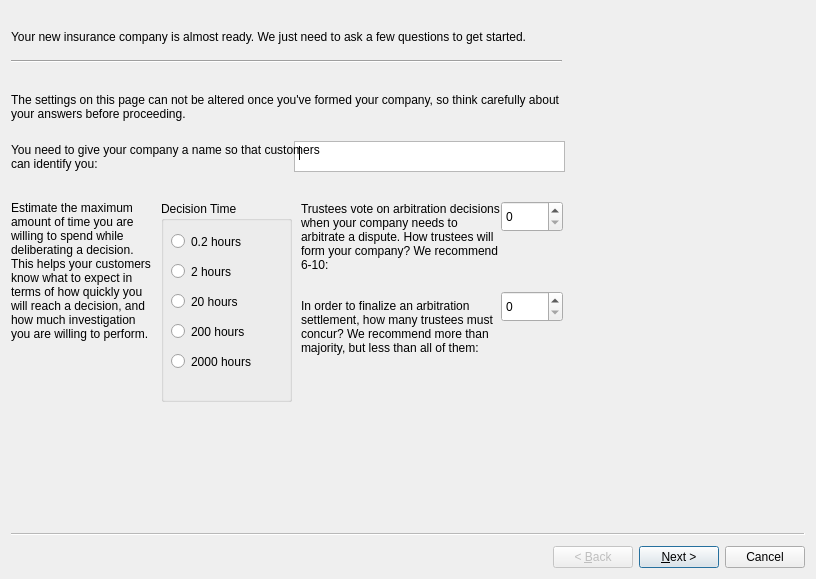
<?xml version="1.0" encoding="UTF-8"?>
<ui version="4.0">
 <class>CreateInsuranceCompany</class>
 <widget class="QWizard" name="CreateInsuranceCompany">
  <property name="geometry">
   <rect>
    <x>0</x>
    <y>0</y>
    <width>816</width>
    <height>579</height>
   </rect>
  </property>
  <property name="windowTitle">
   <string>Wizard</string>
  </property>
  <widget class="QWizardPage" name="immutableSettings">
   <widget class="QTextEdit" name="nameText">
    <property name="geometry">
     <rect>
      <x>283</x>
      <y>130</y>
      <width>271</width>
      <height>31</height>
     </rect>
    </property>
   </widget>
   <widget class="QLabel" name="introImmutableLabel">
    <property name="geometry">
     <rect>
      <x>0</x>
      <y>0</y>
      <width>551</width>
      <height>51</height>
     </rect>
    </property>
    <property name="text">
     <string>Your new insurance company is almost ready. We just need to ask a few questions to get started.</string>
    </property>
    <property name="wordWrap">
     <bool>true</bool>
    </property>
   </widget>
   <widget class="Line" name="immutableLine">
    <property name="geometry">
     <rect>
      <x>0</x>
      <y>40</y>
      <width>551</width>
      <height>21</height>
     </rect>
    </property>
    <property name="orientation">
     <enum>Qt::Horizontal</enum>
    </property>
   </widget>
   <widget class="QLabel" name="immutableLabel">
    <property name="geometry">
     <rect>
      <x>0</x>
      <y>80</y>
      <width>551</width>
      <height>31</height>
     </rect>
    </property>
    <property name="text">
     <string>The settings on this page can not be altered once you've formed your company, so think carefully about your answers before proceeding.</string>
    </property>
    <property name="wordWrap">
     <bool>true</bool>
    </property>
   </widget>
   <widget class="QLabel" name="nameLabel">
    <property name="geometry">
     <rect>
      <x>0</x>
      <y>130</y>
      <width>331</width>
      <height>31</height>
     </rect>
    </property>
    <property name="text">
     <string>You need to give your company a name so that customers can identify you:</string>
    </property>
    <property name="wordWrap">
     <bool>true</bool>
    </property>
   </widget>
   <widget class="QDoubleSpinBox" name="trusteeSpin">
    <property name="geometry">
     <rect>
      <x>490</x>
      <y>190</y>
      <width>62</width>
      <height>31</height>
     </rect>
    </property>
    <property name="decimals">
     <number>0</number>
    </property>
   </widget>
   <widget class="QLabel" name="trusteeLabel">
    <property name="geometry">
     <rect>
      <x>290</x>
      <y>190</y>
      <width>201</width>
      <height>71</height>
     </rect>
    </property>
    <property name="text">
     <string>Trustees vote on arbitration decisions when your company needs to arbitrate a dispute. How trustees will form your company? We recommend 6-10:</string>
    </property>
    <property name="wordWrap">
     <bool>true</bool>
    </property>
   </widget>
   <widget class="QDoubleSpinBox" name="multisigSpin">
    <property name="geometry">
     <rect>
      <x>490</x>
      <y>280</y>
      <width>62</width>
      <height>31</height>
     </rect>
    </property>
    <property name="decimals">
     <number>0</number>
    </property>
   </widget>
   <widget class="QLabel" name="multisigLabel">
    <property name="geometry">
     <rect>
      <x>290</x>
      <y>280</y>
      <width>201</width>
      <height>71</height>
     </rect>
    </property>
    <property name="text">
     <string>In order to finalize an arbitration settlement, how many trustees must concur? We recommend more than majority, but less than all of them:</string>
    </property>
    <property name="wordWrap">
     <bool>true</bool>
    </property>
   </widget>
   <widget class="QGroupBox" name="decisionTimeGroup">
    <property name="geometry">
     <rect>
      <x>150</x>
      <y>190</y>
      <width>131</width>
      <height>201</height>
     </rect>
    </property>
    <property name="title">
     <string>Decision Time</string>
    </property>
    <property name="checkable">
     <bool>false</bool>
    </property>
    <widget class="QRadioButton" name="time_neg1">
     <property name="geometry">
      <rect>
       <x>10</x>
       <y>30</y>
       <width>93</width>
       <height>21</height>
      </rect>
     </property>
     <property name="text">
      <string>0.2 hours</string>
     </property>
    </widget>
    <widget class="QRadioButton" name="time_0">
     <property name="geometry">
      <rect>
       <x>10</x>
       <y>60</y>
       <width>93</width>
       <height>21</height>
      </rect>
     </property>
     <property name="text">
      <string>2 hours</string>
     </property>
    </widget>
    <widget class="QRadioButton" name="time_1">
     <property name="geometry">
      <rect>
       <x>10</x>
       <y>90</y>
       <width>93</width>
       <height>21</height>
      </rect>
     </property>
     <property name="text">
      <string>20 hours</string>
     </property>
    </widget>
    <widget class="QRadioButton" name="time_2">
     <property name="geometry">
      <rect>
       <x>10</x>
       <y>120</y>
       <width>93</width>
       <height>21</height>
      </rect>
     </property>
     <property name="text">
      <string>200 hours</string>
     </property>
    </widget>
    <widget class="QRadioButton" name="time_3">
     <property name="geometry">
      <rect>
       <x>10</x>
       <y>150</y>
       <width>93</width>
       <height>21</height>
      </rect>
     </property>
     <property name="text">
      <string>2000 hours</string>
     </property>
    </widget>
   </widget>
   <widget class="QLabel" name="decisionTimeLabel">
    <property name="geometry">
     <rect>
      <x>0</x>
      <y>190</y>
      <width>141</width>
      <height>201</height>
     </rect>
    </property>
    <property name="text">
     <string>Estimate the maximum amount of time you are willing to spend while deliberating a decision. This helps your customers know what to expect in terms of how quickly you will reach a decision, and how much investigation you are willing to perform.</string>
    </property>
    <property name="alignment">
     <set>Qt::AlignLeading|Qt::AlignLeft|Qt::AlignTop</set>
    </property>
    <property name="wordWrap">
     <bool>true</bool>
    </property>
   </widget>
  </widget>
  <widget class="QWizardPage" name="mutableSettings">
   <widget class="QLabel" name="introMutableLabel">
    <property name="geometry">
     <rect>
      <x>0</x>
      <y>0</y>
      <width>541</width>
      <height>51</height>
     </rect>
    </property>
    <property name="text">
     <string>The answer to these questions will show up in directory listings, if you choose to advertise your company to the public. This helps customers find insurnace companies which offer the services they are looking for.</string>
    </property>
    <property name="wordWrap">
     <bool>true</bool>
    </property>
   </widget>
   <widget class="Line" name="mutableLine">
    <property name="geometry">
     <rect>
      <x>0</x>
      <y>50</y>
      <width>531</width>
      <height>16</height>
     </rect>
    </property>
    <property name="orientation">
     <enum>Qt::Horizontal</enum>
    </property>
   </widget>
   <widget class="QLabel" name="mutableLabel">
    <property name="geometry">
     <rect>
      <x>0</x>
      <y>70</y>
      <width>541</width>
      <height>51</height>
     </rect>
    </property>
    <property name="text">
     <string>The settings here can be changed at any time after you form your company.</string>
    </property>
    <property name="wordWrap">
     <bool>true</bool>
    </property>
   </widget>
   <widget class="QGroupBox" name="lawTypeGroup">
    <property name="geometry">
     <rect>
      <x>130</x>
      <y>120</y>
      <width>131</width>
      <height>181</height>
     </rect>
    </property>
    <property name="title">
     <string>Law Standard</string>
    </property>
    <property name="checkable">
     <bool>false</bool>
    </property>
    <widget class="QCheckBox" name="commonLawCheck">
     <property name="geometry">
      <rect>
       <x>10</x>
       <y>30</y>
       <width>111</width>
       <height>21</height>
      </rect>
     </property>
     <property name="text">
      <string>Common law</string>
     </property>
    </widget>
    <widget class="QCheckBox" name="civilLawCheck">
     <property name="geometry">
      <rect>
       <x>10</x>
       <y>60</y>
       <width>111</width>
       <height>21</height>
      </rect>
     </property>
     <property name="text">
      <string>Civil law</string>
     </property>
    </widget>
    <widget class="QCheckBox" name="canonLawCheck">
     <property name="geometry">
      <rect>
       <x>10</x>
       <y>90</y>
       <width>111</width>
       <height>21</height>
      </rect>
     </property>
     <property name="text">
      <string>Canon law</string>
     </property>
    </widget>
    <widget class="QCheckBox" name="halakhaCheck">
     <property name="geometry">
      <rect>
       <x>10</x>
       <y>120</y>
       <width>111</width>
       <height>21</height>
      </rect>
     </property>
     <property name="text">
      <string>Halakha</string>
     </property>
    </widget>
    <widget class="QCheckBox" name="shariaCheck">
     <property name="geometry">
      <rect>
       <x>10</x>
       <y>150</y>
       <width>111</width>
       <height>21</height>
      </rect>
     </property>
     <property name="text">
      <string>Sharia</string>
     </property>
    </widget>
   </widget>
   <widget class="QLabel" name="lawTypeLabel">
    <property name="geometry">
     <rect>
      <x>0</x>
      <y>120</y>
      <width>131</width>
      <height>171</height>
     </rect>
    </property>
    <property name="text">
     <string>Use this box to indicate the legal theory your company will use to make arbitration decisions. If you're not sure what to choose, you probably want Common law.</string>
    </property>
    <property name="alignment">
     <set>Qt::AlignLeading|Qt::AlignLeft|Qt::AlignTop</set>
    </property>
    <property name="wordWrap">
     <bool>true</bool>
    </property>
   </widget>
   <widget class="QLabel" name="commissionLabel">
    <property name="geometry">
     <rect>
      <x>20</x>
      <y>320</y>
      <width>441</width>
      <height>31</height>
     </rect>
    </property>
    <property name="text">
     <string>What comission will your company charge on a per-contract basis?</string>
    </property>
    <property name="wordWrap">
     <bool>true</bool>
    </property>
   </widget>
   <widget class="QDoubleSpinBox" name="commissionSpin">
    <property name="geometry">
     <rect>
      <x>470</x>
      <y>320</y>
      <width>62</width>
      <height>31</height>
     </rect>
    </property>
    <property name="suffix">
     <string comment="%"/>
    </property>
    <property name="decimals">
     <number>2</number>
    </property>
    <property name="maximum">
     <double>100.000000000000000</double>
    </property>
    <property name="singleStep">
     <double>0.100000000000000</double>
    </property>
   </widget>
   <widget class="QGroupBox" name="allowedCurrenciesGroup">
    <property name="geometry">
     <rect>
      <x>410</x>
      <y>120</y>
      <width>131</width>
      <height>181</height>
     </rect>
    </property>
    <property name="title">
     <string>Contract Currencies</string>
    </property>
    <property name="checkable">
     <bool>false</bool>
    </property>
    <widget class="QCheckBox" name="bitcoinCheck">
     <property name="geometry">
      <rect>
       <x>10</x>
       <y>30</y>
       <width>111</width>
       <height>21</height>
      </rect>
     </property>
     <property name="text">
      <string>Bitcoin</string>
     </property>
    </widget>
    <widget class="QCheckBox" name="dollarCheck">
     <property name="geometry">
      <rect>
       <x>10</x>
       <y>60</y>
       <width>111</width>
       <height>21</height>
      </rect>
     </property>
     <property name="text">
      <string>Dollar</string>
     </property>
    </widget>
    <widget class="QCheckBox" name="euroCheck">
     <property name="geometry">
      <rect>
       <x>10</x>
       <y>90</y>
       <width>111</width>
       <height>21</height>
      </rect>
     </property>
     <property name="text">
      <string>Euro</string>
     </property>
    </widget>
    <widget class="QCheckBox" name="yuanCheck">
     <property name="geometry">
      <rect>
       <x>10</x>
       <y>120</y>
       <width>111</width>
       <height>21</height>
      </rect>
     </property>
     <property name="text">
      <string>Yuan</string>
     </property>
    </widget>
    <widget class="QCheckBox" name="goldCheck">
     <property name="geometry">
      <rect>
       <x>10</x>
       <y>150</y>
       <width>111</width>
       <height>21</height>
      </rect>
     </property>
     <property name="text">
      <string>Gold</string>
     </property>
    </widget>
   </widget>
   <widget class="QLabel" name="lawTypeLabel_2">
    <property name="geometry">
     <rect>
      <x>270</x>
      <y>120</y>
      <width>131</width>
      <height>171</height>
     </rect>
    </property>
    <property name="text">
     <string>When your customers want to insure a contract, what currencies are they allowed to use?</string>
    </property>
    <property name="alignment">
     <set>Qt::AlignLeading|Qt::AlignLeft|Qt::AlignTop</set>
    </property>
    <property name="wordWrap">
     <bool>true</bool>
    </property>
   </widget>
   <widget class="QCheckBox" name="checkBox">
    <property name="geometry">
     <rect>
      <x>320</x>
      <y>360</y>
      <width>221</width>
      <height>21</height>
     </rect>
    </property>
    <property name="text">
     <string>List our company in the directory</string>
    </property>
   </widget>
  </widget>
  <widget class="QWizardPage" name="inviteFriends"/>
 </widget>
 <resources/>
 <connections/>
</ui>
